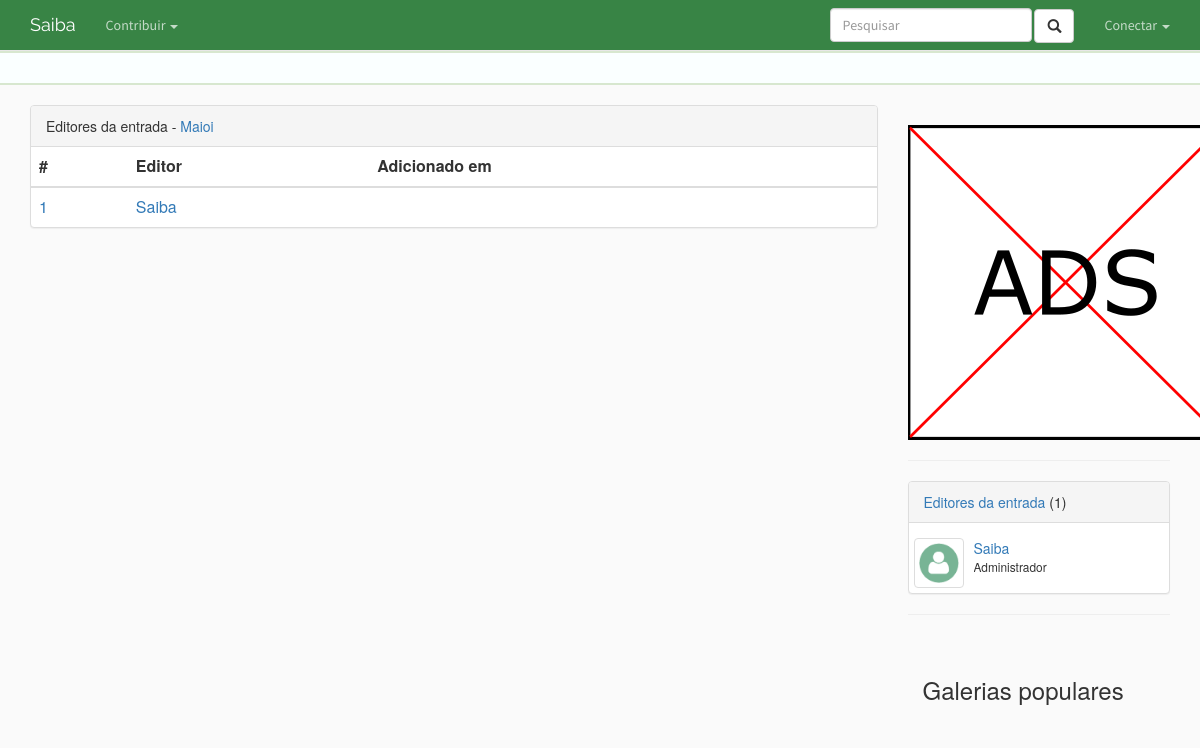
Before: /entrada/maioi/editoria with the older database file.
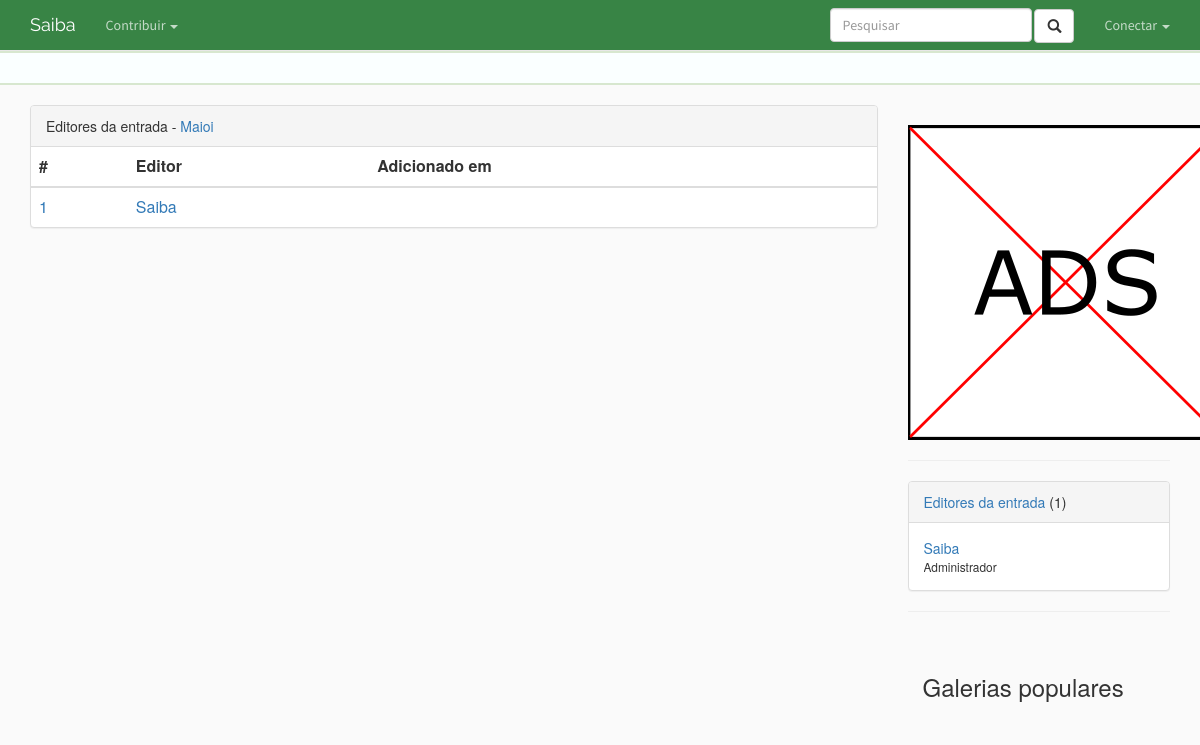
After: the same page with the newer database file.
### profile/models.py (models this page shows, shortened)
class Profile(models.Model):
    user        = models.OneToOneField(User, on_delete=models.CASCADE)
    title       = models.CharField(max_length = 500, blank=True)
    slug        = models.SlugField(max_length=250, default="", blank=True)
    avatar      = models.ImageField(blank=True, upload_to='icon/', default='icon/perfil.png')
    gender      = models.CharField(max_length = 500, blank=True)
    location    = models.CharField(max_length = 500)
    about       = models.TextField(max_length = 1500)
    groups      = models.ManyToManyField(UserGroup)

### entry/views.py (the view)
# urls.py: url(r'^(?P<entry_slug>[\w-]+)/editoria$', views.editorship, name='editorship'),
def editorship(request, entry_slug):
    entry = get_object_or_404(Entry, slug=entry_slug)
    editor_list = entry.editorship.all()
    user_editor_list = list()
    for user_in_list in editor_list:
        user_editor_list.append(user_in_list.user)
    context = { 'entry':entry,
                'editor_list': editor_list,
                'user_editor_list':user_editor_list}
    return render(request, 'entry/editorship.html', context)

### entry/templates/entry/editorship.html (shortened to what this page needs)
﻿{% extends 'home/base.html' %}
{% block body %}
    <div id="lista-editores" class="panel panel-default">
        <div class="panel-heading">Editores da entrada - <a href='{% url 'entry:detail' entry.slug %}'>{{ entry.title }}</a></div>
        <table class="table">
            <thead>
                <tr>
                    <th>#</th>
                    <th>Editor</th>
                    <th>Adicionado em</th>
                </tr>
            </thead>
            <tbody>
                {% for editor in editor_list %}
                        <tr>
                            <td><a href='#'>{{ forloop.counter }}</a></td>
                            <td><a href='{% url 'profile:detail' editor.user.profile.slug %}'>{{ editor.user.username }}</a></td>
                            <td><a href='#'>{{editor.date}}</a></td>
                        </tr>
                {% endfor %}
            </tbody>
        </table>
    </div>
{% endblock %}

### home/templates/home/sidebar.html (shortened to what this page needs)
﻿<section id="ads">
    <img src="/media/ad_test.png" class='media-object'/>
</section>
{% if entry.editorship.all %}
    <hr/>
    <section id="lista-editores" class="panel panel-default">
        <div class="panel-heading"><a href="{% url 'entry:editorship' entry.slug %}">Editores da entrada</a> ({{entry.editorship.all|length}})</div>
        {% for editor in entry.editorship.all %}
            <div class="media" style="padding-left:5px; padding-bottom: 5px;">
                <div class="media-left media-middle">
                    {% if editor.avatar %}
                        <img src="{{editor.avatar.url}}" class="media-object img-thumbnail" style="width:50px">
                    {% endif%}
                </div>
                <div class="media-body">
                    <a class='media-heading' href="{% url 'profile:detail' editor.slug %}">{{editor.user.username}}</a>
                    <p><small>{{editor.user.profile.title}}</small></p>
                </div>
            </div>
        {% endfor %}
    </section>
{% endif %}
<hr/>
<section id="imagens-populares" class="container media col-md-12">
    <h2>Galerias populares</h2>
</section>

Changed rows visible on the page:
changed Profile "Administrador": avatar: picture removed
